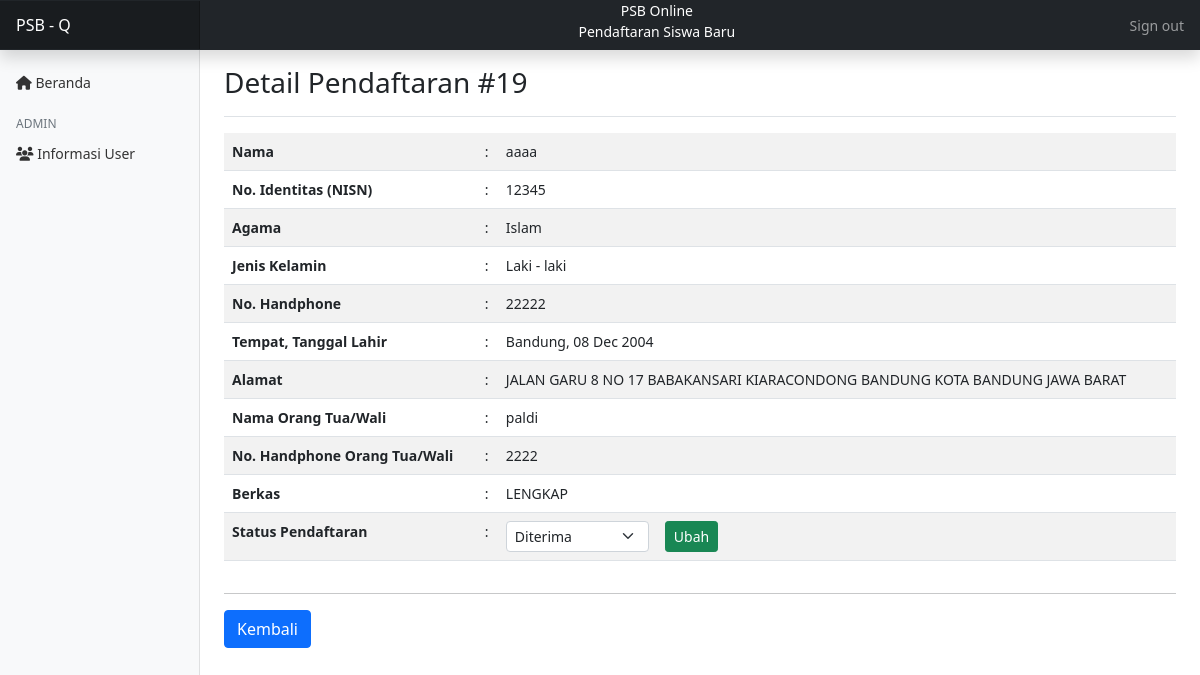
Page /admin/detail.php (signed in) on the committed database.
### tables this page shows
CREATE TABLE `data_pendaftaran` (
  `pendaftaran_id` int(11) NOT NULL,
  `user_id` int(11) DEFAULT NULL,
  `pendidikan_terakhir` varchar(255) DEFAULT NULL,
  `pas_foto` varchar(255) DEFAULT NULL,
  `ijazah` varchar(255) DEFAULT NULL,
  `surat_pernyataan` varchar(255) DEFAULT NULL,
  `status_pendaftaran` enum('Diterima','Cadangan','Tidak Diterima','Menunggu') NOT NULL DEFAULT 'Menunggu'
);

CREATE TABLE `users` (
  `user_id` int(11) NOT NULL,
  `nama` varchar(255) NOT NULL,
  `nisn` varchar(16) DEFAULT NULL,
  `email` varchar(16) NOT NULL,
  `jenis_kelamin` enum('P','L') DEFAULT NULL,
  `no_telepon` int(11) NOT NULL,
  `tempat_lahir` varchar(255) DEFAULT NULL,
  `tgl_lahir` date DEFAULT NULL,
  `agama` varchar(11) DEFAULT NULL,
  `nama_ortu` varchar(255) DEFAULT NULL,
  `no_telepon_ortu` int(11) DEFAULT NULL,
  `password` varchar(255) NOT NULL,
  `role` int(11) NOT NULL DEFAULT 0,
  `alamat` text DEFAULT NULL
);

### admin/detail.php (the view, shortened to what this page needs)
<?php
    include '../koneksi.php';
    $pendaftaran = [
        'Menunggu', 'Tidak Diterima', 'Cadangan', 'Diterima'
    ];
    $query = mysqli_query($koneksi, "SELECT * FROM data_pendaftaran INNER JOIN users ON data_pendaftaran.user_id = users.user_id");
    $data = mysqli_fetch_array($query);
?>
<!DOCTYPE html>
<html lang="en">
<head>
    <link href="https://cdn.jsdelivr.net/npm/bootstrap@5.0.1/dist/css/bootstrap.min.css" rel="stylesheet" />
    <link rel="stylesheet" href="../css/style.css"/>
</head>
<body>
    <header class="navbar navbar-dark sticky-top bg-dark flex-md-nowrap p-0 shadow">
        <a class="navbar-brand col-md-3 col-lg-2 me-0 px-3" href="#">PSB - Q</a>
        <ul class="navbar-nav w-100">
            <li class="nav-item">
                <p style="color:white" class="text-center mb-2">PSB Online <br> Pendaftaran Siswa Baru</p>
            </li>
        </ul>
        <ul class="navbar-nav px-3">
            <li class="nav-item text-nowrap">
                <a class="nav-link" href="../logout.php" onclick="return confirm('Apakah anda yakin ingin melakukan logout?');">Sign out</a>
            </li>
        </ul>
    </header>
    <div class="container-fluid">
        <div class="row">
            <nav id="sidebarMenu" class="col-md-3 col-lg-2 d-md-block bg-light sidebar collapse">
                <div class="position-sticky pt-3">
                    <ul class="nav flex-column">
                        <li class="nav-item">
                            <a class="nav-link" aria-current="page" href="#">
                            <span><i class="fas fa-home"></i></span>
                            Beranda
                            </a>
                        </li>
                    </ul>
                    <h6 class="sidebar-heading d-flex justify-content-between align-items-center px-3 mt-3 mb-1 text-muted">
                        <span>Admin</span>
                    </h6>
                    <ul class="nav flex-column mb-2">
                        <li class="nav-item">
                            <a class="nav-link" href="informasi_user.php">
                            <span><i class="fas fa-users"></i></span>
                            Informasi User
                            </a>
                        </li>
                    </ul>
                </div>
            </nav>
            <main class="col-md-9 ms-sm-auto col-lg-10 px-md-4">
                <div class="d-flex justify-content-between flex-wrap flex-md-nowrap align-items-center pt-3 pb-2 mb-3 border-bottom">
                    <h3>Detail Pendaftaran #<?= $data['pendaftaran_id'] ?></h3>
                </div>
                <div id="content">
                    <div class="table-responsive">
                        <table class="table table-hover table-striped">
                            <tr>
                                <th>Nama</th>
                                <td>:</td>
                                <td><?= $data['nama'] ?></td>
                            </tr>
                            <tr>
                                <th>No. Identitas (NISN)</th>
                                <td>:</td>
                                <td><?= $data['nisn'] ?></td>
                            </tr>
                            <tr>
                                <th>Agama</th>
                                <td>:</td>
                                <td><?= $data['agama'] ?></td>
                            </tr>
                            <tr>
                                <th>Jenis Kelamin</th>
                                <td>:</td>
                                <td><?= $data['jenis_kelamin'] == 'L' ? 'Laki - laki' : 'Perempuan' ?></td>
                            </tr>
                            <tr>
                                <th>No. Handphone</th>
                                <td>:</td>
                                <td><?= $data['no_telepon'] ?></td>
                            </tr>
                            <tr>
                                <th>Tempat, Tanggal Lahir</th>
                                <td>:</td>
                                <td><?= $data['tempat_lahir'] . ', ' . date('d M Y', strtotime($data['tgl_lahir'])) ?></td>
                            </tr>
                            <tr>
                                <th>Alamat</th>
                                <td>:</td>
                                <td><?= $data['alamat'] ?></td>
                            </tr>
                            <tr>
                                <th>Nama Orang Tua/Wali</th>
                                <td>:</td>
                                <td><?= $data['nama_ortu'] ?></td>
                            </tr>
                            <tr>
                                <th>No. Handphone Orang Tua/Wali</th>
                                <td>:</td>
                                <td><?= $data['no_telepon_ortu'] ?></td>
                            </tr>
                            <tr>
                                <th>Berkas</th>
                                <td>:</td>
                                <td><?= $data['pas_foto'] && $data['ijazah'] && $data['surat_pernyataan'] ? 'LENGKAP' : 'BELUM LENGKAP' ?></td>
                            </tr>
                            <tr>
                                <th>Status Pendaftaran</th>
                                <td>:</td>
                                <td>
                                    <form action="../process.php" method="post">
                                        <div class="row g-3">
                                            <div class="col-auto">
                                                <select class="form-select form-select-sm" name="status_pendaftaran" id="status_pendaftaran">
                                                    <?php foreach($pendaftaran as $pend) : ?>
                                                        <option value="<?= $pend ?>" <?= !empty($data['status_pendaftaran']) && $data['status_pendaftaran'] == $pend ? ' selected="selected"' : ''?>><?= $pend ?></option>
                                                    <?php endforeach; ?>
                                                </select>
                                            </div>
                                            <div class="col-auto">
                                                <input type="submit" value="Ubah" class="btn btn-success btn-sm">
                                            </div>
                                        </div>
                                    </form>
                                </td>
                            </tr>
                        </table>
                    </div>
                    <hr>
                    <a href="index.php" class="btn btn-primary">Kembali</a>
                </div>
            </main>
        </div>
    </div>
</body>
</html>

### css/style.css (style rules this page uses)
body { font-size: 0.875rem; }
.sidebar { position: fixed; top: 0; bottom: 0; left: 0; z-index: 100; padding: 48px 0 0; box-shadow: inset -1px 0 0 rgba(0, 0, 0, 0.1); }
.sidebar .nav-link { font-weight: 500; color: #333; }
.sidebar-heading { font-size: 0.75rem; text-transform: uppercase; }
.navbar-brand { padding-top: 0.75rem; padding-bottom: 0.75rem; font-size: 1rem; background-color: rgba(0, 0, 0, 0.25); box-shadow: inset -1px 0 0 rgba(0, 0, 0, 0.25); }

### rows in the picture
data_pendaftaran: pendaftaran_id "19", user.nama "aaaa", user.nisn "12345", user.agama "Islam", user.no_telepon "22222", user.tempat_lahir "Bandung", user.tgl_lahir "08 Dec 2004", user.alamat "JALAN GARU 8 NO 17 BABAKANSARI KIARACONDONG BANDUNG KOTA BANDUNG JAWA BARAT", user.nama_ortu "paldi", user.no_telepon_ortu "2222", status_pendaftaran "Diterima"
